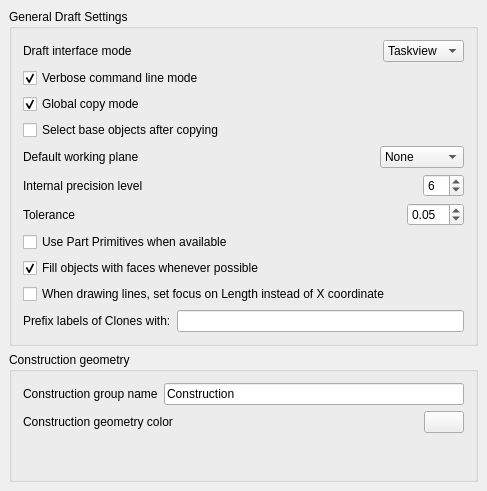
<?xml version="1.0" encoding="UTF-8"?>
<ui version="4.0">
 <class>Gui::Dialog::DlgSettingsDraft</class>
 <widget class="QWidget" name="Gui::Dialog::DlgSettingsDraft">
  <property name="geometry">
   <rect>
    <x>0</x>
    <y>0</y>
    <width>487</width>
    <height>491</height>
   </rect>
  </property>
  <property name="windowTitle">
   <string>General settings</string>
  </property>
  <layout class="QVBoxLayout">
   <property name="spacing">
    <number>6</number>
   </property>
   <property name="margin">
    <number>9</number>
   </property>
   <item>
    <widget class="QGroupBox" name="groupBox">
     <property name="title">
      <string>General Draft Settings</string>
     </property>
     <layout class="QVBoxLayout" name="verticalLayout_2">
      <item>
       <layout class="QHBoxLayout" name="horizontalLayout">
        <item>
         <widget class="QLabel" name="label_19">
          <property name="text">
           <string>Draft interface mode</string>
          </property>
          <property name="alignment">
           <set>Qt::AlignLeading|Qt::AlignLeft|Qt::AlignVCenter</set>
          </property>
         </widget>
        </item>
        <item>
         <spacer name="horizontalSpacer_4">
          <property name="orientation">
           <enum>Qt::Horizontal</enum>
          </property>
          <property name="sizeHint" stdset="0">
           <size>
            <width>40</width>
            <height>20</height>
           </size>
          </property>
         </spacer>
        </item>
        <item>
         <widget class="Gui::PrefComboBox" name="gui::prefcombobox_4">
          <property name="toolTip">
           <string>This is the UI mode in which the Draft module will work: Toolbar mode will place all Draft settings in a separate toolbar, while taskbar mode will use the FreeCAD Taskview system for all its user interaction</string>
          </property>
          <property name="currentIndex">
           <number>1</number>
          </property>
          <property name="prefEntry" stdset="0">
           <cstring>UiMode</cstring>
          </property>
          <property name="prefPath" stdset="0">
           <cstring>Mod/Draft</cstring>
          </property>
          <item>
           <property name="text">
            <string>Toolbar</string>
           </property>
          </item>
          <item>
           <property name="text">
            <string>Taskview</string>
           </property>
          </item>
         </widget>
        </item>
       </layout>
      </item>
      <item>
       <widget class="Gui::PrefCheckBox" name="checkBox_2">
        <property name="toolTip">
         <string>If this is checked, step-by-step instructions will be displayed in the Output Window when running Draft commands</string>
        </property>
        <property name="text">
         <string>Verbose command line mode</string>
        </property>
        <property name="checked">
         <bool>true</bool>
        </property>
        <property name="prefEntry" stdset="0">
         <cstring>Verbose</cstring>
        </property>
        <property name="prefPath" stdset="0">
         <cstring>Mod/Draft</cstring>
        </property>
       </widget>
      </item>
      <item>
       <widget class="Gui::PrefCheckBox" name="gui::prefcheckbox_5">
        <property name="toolTip">
         <string>If this is checked, copy mode will be kept across command, otherwise commands will always start in no-copy mode</string>
        </property>
        <property name="text">
         <string>Global copy mode</string>
        </property>
        <property name="checked">
         <bool>true</bool>
        </property>
        <property name="prefEntry" stdset="0">
         <cstring>copymode</cstring>
        </property>
        <property name="prefPath" stdset="0">
         <cstring>Mod/Draft</cstring>
        </property>
       </widget>
      </item>
      <item>
       <widget class="Gui::PrefCheckBox" name="gui::prefcheckbox_3">
        <property name="toolTip">
         <string>Normally, after copying objects, the copies get selected. If this option is checked, the base objects will be selected instead.</string>
        </property>
        <property name="text">
         <string>Select base objects after copying</string>
        </property>
        <property name="prefEntry" stdset="0">
         <cstring>selectBaseObjects</cstring>
        </property>
        <property name="prefPath" stdset="0">
         <cstring>Mod/Draft</cstring>
        </property>
       </widget>
      </item>
      <item>
       <layout class="QHBoxLayout" name="horizontalLayout_9">
        <item>
         <widget class="QLabel" name="label_12">
          <property name="text">
           <string>Default working plane</string>
          </property>
         </widget>
        </item>
        <item>
         <spacer name="horizontalSpacer_7">
          <property name="orientation">
           <enum>Qt::Horizontal</enum>
          </property>
          <property name="sizeHint" stdset="0">
           <size>
            <width>40</width>
            <height>20</height>
           </size>
          </property>
         </spacer>
        </item>
        <item>
         <widget class="Gui::PrefComboBox" name="gui::prefcombobox_2">
          <property name="prefEntry" stdset="0">
           <cstring>defaultWP</cstring>
          </property>
          <property name="prefPath" stdset="0">
           <cstring>Mod/Draft</cstring>
          </property>
          <item>
           <property name="text">
            <string>None</string>
           </property>
          </item>
          <item>
           <property name="text">
            <string>XY (Top)</string>
           </property>
          </item>
          <item>
           <property name="text">
            <string>XZ (Front)</string>
           </property>
          </item>
          <item>
           <property name="text">
            <string>YZ (Side)</string>
           </property>
          </item>
         </widget>
        </item>
       </layout>
      </item>
      <item>
       <layout class="QHBoxLayout" name="horizontalLayout_13">
        <item>
         <widget class="QLabel" name="label_8">
          <property name="text">
           <string>Internal precision level</string>
          </property>
         </widget>
        </item>
        <item>
         <spacer name="horizontalSpacer">
          <property name="orientation">
           <enum>Qt::Horizontal</enum>
          </property>
          <property name="sizeHint" stdset="0">
           <size>
            <width>40</width>
            <height>20</height>
           </size>
          </property>
         </spacer>
        </item>
        <item>
         <widget class="Gui::PrefSpinBox" name="gui::prefspinbox_3">
          <property name="maximumSize">
           <size>
            <width>60</width>
            <height>16777215</height>
           </size>
          </property>
          <property name="toolTip">
           <string>The number of decimals in internal coordinates operations (for ex. 3 = 0.001). Values between 6 and 8 are usually considered the best trade-off among FreeCAD users.</string>
          </property>
          <property name="value">
           <number>6</number>
          </property>
          <property name="prefEntry" stdset="0">
           <cstring>precision</cstring>
          </property>
          <property name="prefPath" stdset="0">
           <cstring>Mod/Draft</cstring>
          </property>
         </widget>
        </item>
       </layout>
      </item>
      <item>
       <layout class="QHBoxLayout" name="horizontalLayout_15">
        <item>
         <widget class="QLabel" name="label_7">
          <property name="text">
           <string>Tolerance</string>
          </property>
         </widget>
        </item>
        <item>
         <spacer name="horizontalSpacer_8">
          <property name="orientation">
           <enum>Qt::Horizontal</enum>
          </property>
          <property name="sizeHint" stdset="0">
           <size>
            <width>40</width>
            <height>20</height>
           </size>
          </property>
         </spacer>
        </item>
        <item>
         <widget class="Gui::PrefDoubleSpinBox" name="gui::prefdoublespinbox">
          <property name="maximumSize">
           <size>
            <width>60</width>
            <height>16777215</height>
           </size>
          </property>
          <property name="toolTip">
           <string>This is the value used by functions that use a tolerance.
Values with differences below this value will be treated as same. This value will be obsoleted soon so the precision level above controls both.</string>
          </property>
          <property name="suffix">
           <string/>
          </property>
          <property name="singleStep">
           <double>0.010000000000000</double>
          </property>
          <property name="value">
           <double>0.050000000000000</double>
          </property>
          <property name="prefEntry" stdset="0">
           <cstring>tolerance</cstring>
          </property>
          <property name="prefPath" stdset="0">
           <cstring>Mod/Draft</cstring>
          </property>
         </widget>
        </item>
       </layout>
      </item>
      <item>
       <widget class="Gui::PrefCheckBox" name="gui::prefcheckbox_13">
        <property name="toolTip">
         <string>When this is checked, the Draft tools will create Part primitives instead of Draft objects, when available.</string>
        </property>
        <property name="text">
         <string>Use Part Primitives when available</string>
        </property>
        <property name="prefEntry" stdset="0">
         <cstring>UsePartPrimitives</cstring>
        </property>
        <property name="prefPath" stdset="0">
         <cstring>Mod/Draft</cstring>
        </property>
       </widget>
      </item>
      <item>
       <widget class="Gui::PrefCheckBox" name="gui::prefcheckbox_6">
        <property name="toolTip">
         <string>If this is checked, objects will appear as filled by default. Otherwise, they will appear as wireframe</string>
        </property>
        <property name="text">
         <string>Fill objects with faces whenever possible</string>
        </property>
        <property name="checked">
         <bool>true</bool>
        </property>
        <property name="prefEntry" stdset="0">
         <cstring>fillmode</cstring>
        </property>
        <property name="prefPath" stdset="0">
         <cstring>Mod/Draft</cstring>
        </property>
       </widget>
      </item>
      <item>
       <widget class="Gui::PrefCheckBox" name="checkBox">
        <property name="text">
         <string>When drawing lines, set focus on Length instead of X coordinate</string>
        </property>
        <property name="prefEntry" stdset="0">
         <cstring>focusOnLength</cstring>
        </property>
        <property name="prefPath" stdset="0">
         <cstring>Mod/Draft</cstring>
        </property>
       </widget>
      </item>
      <item>
       <layout class="QHBoxLayout" name="horizontalLayout_3">
        <item>
         <widget class="QLabel" name="label">
          <property name="text">
           <string>Prefix labels of Clones with:</string>
          </property>
         </widget>
        </item>
        <item>
         <widget class="Gui::PrefLineEdit" name="lineEdit">
          <property name="text">
           <string/>
          </property>
          <property name="prefEntry" stdset="0">
           <cstring>ClonePrefix</cstring>
          </property>
          <property name="prefPath" stdset="0">
           <cstring>Mod/Draft</cstring>
          </property>
         </widget>
        </item>
       </layout>
      </item>
     </layout>
    </widget>
   </item>
   <item>
    <widget class="QGroupBox" name="groupBox_3">
     <property name="title">
      <string>Construction geometry</string>
     </property>
     <layout class="QVBoxLayout" name="verticalLayout_3">
      <item>
       <layout class="QHBoxLayout" name="horizontalLayout_10">
        <item>
         <widget class="QLabel" name="label_10">
          <property name="text">
           <string>Construction group name</string>
          </property>
         </widget>
        </item>
        <item>
         <widget class="Gui::PrefLineEdit" name="gui::preflineedit_2">
          <property name="toolTip">
           <string>This is the default group name for construction geometry</string>
          </property>
          <property name="text">
           <string>Construction</string>
          </property>
          <property name="prefEntry" stdset="0">
           <cstring>constructiongroupname</cstring>
          </property>
          <property name="prefPath" stdset="0">
           <cstring>Mod/Draft</cstring>
          </property>
         </widget>
        </item>
       </layout>
      </item>
      <item>
       <layout class="QHBoxLayout" name="horizontalLayout_8">
        <item>
         <widget class="QLabel" name="label_9">
          <property name="text">
           <string>Construction geometry color</string>
          </property>
         </widget>
        </item>
        <item>
         <spacer name="horizontalSpacer_9">
          <property name="orientation">
           <enum>Qt::Horizontal</enum>
          </property>
          <property name="sizeHint" stdset="0">
           <size>
            <width>40</width>
            <height>20</height>
           </size>
          </property>
         </spacer>
        </item>
        <item>
         <widget class="Gui::PrefColorButton" name="gui::prefcolorbutton_3">
          <property name="toolTip">
           <string>This is the default color for objects being drawn while in construction mode.</string>
          </property>
          <property name="color">
           <color>
            <red>44</red>
            <green>125</green>
            <blue>255</blue>
           </color>
          </property>
          <property name="prefEntry" stdset="0">
           <cstring>constructioncolor</cstring>
          </property>
          <property name="prefPath" stdset="0">
           <cstring>Mod/Draft</cstring>
          </property>
         </widget>
        </item>
       </layout>
      </item>
      <item>
       <spacer name="verticalSpacer">
        <property name="orientation">
         <enum>Qt::Vertical</enum>
        </property>
        <property name="sizeHint" stdset="0">
         <size>
          <width>20</width>
          <height>40</height>
         </size>
        </property>
       </spacer>
      </item>
     </layout>
    </widget>
   </item>
  </layout>
 </widget>
 <layoutdefault spacing="6" margin="11"/>
 <pixmapfunction>qPixmapFromMimeSource</pixmapfunction>
 <customwidgets>
  <customwidget>
   <class>Gui::ColorButton</class>
   <extends>QPushButton</extends>
   <header>Gui/Widgets.h</header>
  </customwidget>
  <customwidget>
   <class>Gui::PrefSpinBox</class>
   <extends>QSpinBox</extends>
   <header>Gui/PrefWidgets.h</header>
  </customwidget>
  <customwidget>
   <class>Gui::PrefColorButton</class>
   <extends>Gui::ColorButton</extends>
   <header>Gui/PrefWidgets.h</header>
  </customwidget>
  <customwidget>
   <class>Gui::PrefCheckBox</class>
   <extends>QCheckBox</extends>
   <header>Gui/PrefWidgets.h</header>
  </customwidget>
  <customwidget>
   <class>Gui::PrefComboBox</class>
   <extends>QComboBox</extends>
   <header>Gui/PrefWidgets.h</header>
  </customwidget>
  <customwidget>
   <class>Gui::PrefLineEdit</class>
   <extends>QLineEdit</extends>
   <header>Gui/PrefWidgets.h</header>
  </customwidget>
  <customwidget>
   <class>Gui::PrefDoubleSpinBox</class>
   <extends>QDoubleSpinBox</extends>
   <header>Gui/PrefWidgets.h</header>
  </customwidget>
 </customwidgets>
 <resources/>
 <connections/>
</ui>
